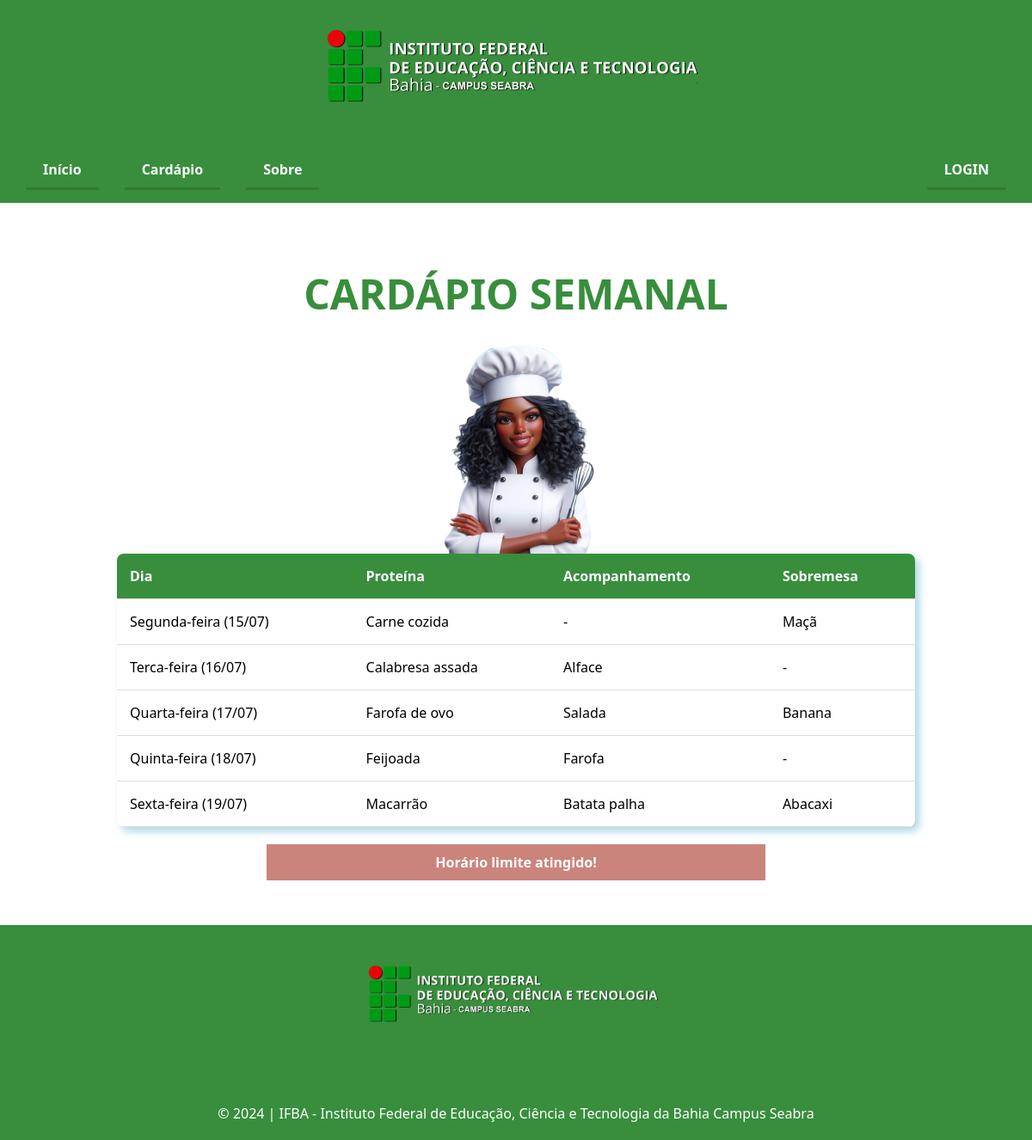
Page /View/cardapio.php on the committed database.
### tables this page shows
CREATE TABLE IF NOT EXISTS `cardapio` (
  `id` int NOT NULL AUTO_INCREMENT,
  `data_refeicao` date NOT NULL,
  `dia` varchar(255) NOT NULL,
  `principal` varchar(255) NOT NULL,
  `acompanhamento` varchar(255) NOT NULL,
  `sobremesa` varchar(255) NOT NULL,
  `ind_excluido` tinyint(1) NOT NULL DEFAULT '0',
  PRIMARY KEY (`id`)
);

### Controller/controller.php (called while the page is built, shortened)
<?php
    class LoginController {
        public $model;
        public function __construct() {
            $path = realpath(__DIR__ . "/..");
            require($path . "/Model/model.php");
            $this->model = new LoginModel();
        }
        public function getCardapio() : array {
            return $this->model->getCardapio();
        }
        public function getTime() : string {
            return $this->model->getTime();
        }
    }
?>

### Model/model.php (called while the page is built, shortened)
<?php
    class LoginModel {
        public $conn;
        public function __construct() {
            require("connect.php");
            $this->conn = $conn;
        }
        public function getCardapio() : array {
            $sql = "SELECT * FROM cardapio WHERE ind_excluido = 0 ORDER BY data_refeicao";
            $result = $this->conn->query($sql);
            if ($result->num_rows > 0) {
                $cardapio = array_fill(0, 5, null);
                while ($row = $result->fetch_assoc()) {
                    $dia = "";
                    switch ($row['dia']) {
                        case "segunda":
                            $dia = 0; break;
                        case "terca":
                            $dia = 1; break;
                        case "quarta":
                            $dia = 2; break;
                        case "quinta":
                            $dia = 3; break;
                        case "sexta":
                            $dia = 4; break;
                    }
                    $cardapio[$dia] = array(
                        "dia" => $row['dia'],
                        "data" => $row['data_refeicao'],
                        "principal" => $row['principal'],
                        "acompanhamento" => $row['acompanhamento'],
                        "sobremesa" => $row['sobremesa']
                    );
                }
                for ($c = 0; $c < count($cardapio); $c++) {
                    if ($cardapio[$c] == null) {
                        $diaTemp = "";
                        switch (array_search($cardapio[$c], $cardapio)) {
                            case 0:
                                $diaTemp = 'Segunda'; break;
                            case 1:
                                $diaTemp = 'Terça'; break;
                            case 2:
                                $diaTemp = 'Quarta'; break;
                            case 3:
                                $diaTemp = 'Quinta'; break;
                            case 4:
                                $diaTemp = 'Sexta'; break;
                        }
                        $cardapio[$c] = array(
                            "dia" => $diaTemp,
                            "data" => '',
                            "principal" => '-',
                            "acompanhamento" => '-',
                            "sobremesa" => '-'
                        );
                    }
                }
                return $cardapio;
            } else {
                return array(null);
            }
        }
        public function getTime() : string {
            $sql = "SELECT * FROM horario_padrao WHERE fim_vig IS NULL";
            $result = $this->conn->query($sql);
            $response = "";
            while ($row = $result->fetch_assoc()) { $response = $row['horario']; }
            return $response;
        }
    }
?>

### View/cardapio.php (the view, shortened to what this page needs)
<?php
    require("../Controller/controller.php");
    $controller = new LoginController();
?>
<!DOCTYPE html>
<html lang="pt-br">
<head>
    <link rel="stylesheet" href="css/cardapio.css">
</head>
<body>
    <header class="session-1"> <a href='https://portal.ifba.edu.br/seabra' target='_blank'> <img class="img-logo" src='../assets/1b1210fdf4454600bea220983da0cc63.png' alt='logo-ifba-seabra' draggable='false'> </a> </header>
    <?php include_once("process/navbar.php"); showNav("default"); ?>
    <div class="container">
        <h1>CARDÁPIO SEMANAL</h1>
        <img src="../assets/_a865d40c-77b6-4702-b2aa-50249d59935d-removebg-preview.png" alt="Imagem do Boneco" class="image2" draggable="false">
        <table>
            <?php
                $cardapio = $controller->getCardapio();
                if ($cardapio[0] != null) {
                    echo "
                        <thead>
                            <tr>
                                <th>Dia</th>
                                <th>Proteína</th>
                                <th>Acompanhamento</th>
                                <th>Sobremesa</th>
                            </tr>
                        </thead>
                        <tbody>";
                    foreach ($cardapio as $dia) {
                        if ($dia['principal'] != 'Sem refeição') {
                            $data = date("d/m", strtotime($dia['data']));
                            $newDia = ucfirst($dia['dia']) . "-feira";
                            echo "<tr>";
                            echo "<td>$newDia ($data)</td>";
                        } else {
                            echo "<tr>";
                            echo "<td>{$dia['dia']}</td>";
                        }
                        echo "<td>{$dia['principal']}</td>";
                        echo "<td>{$dia['acompanhamento']}</td>";
                        echo "<td>{$dia['sobremesa']}</td>";
                        echo "</tr>";
                    }
                    echo "</tbody>";
                    echo "</table>";
                }
            ?>
        <?php
            if ($_SESSION['category'] == "adm" && $cardapio[0] != null) {
                echo "<div class='separador'>";
                echo "<div class='button-group'>";
                echo "<button class='button excluir' onclick='cardapio_popup()'>Excluir</button>";
                echo "<a href='cardapio-alterar.php'><button class='button editar'>Editar</button></a>";
                echo "</div>";
                echo "</div>";
            } else if ($_SESSION['category'] == "adm" && $cardapio[0] == null) {
                echo "<h3 class='null'>O cardápio ainda está vazio. Adicione um agora</h3>";
                echo "<a href='cardapio-criar.php'><button class='button'>Adicionar cardápio</button></a>";
            } else if ($_SESSION['category'] != "adm" && $cardapio[0] != null) {
                $current_time = date("H:m:s");
                $horario_padrao = $controller->getTime();
                if ($current_time > $horario_padrao) {
                    echo "<span class='horario-limite'>Horário limite atingido!</span>";
                } else {
                    echo "<a href='cardapio-reserva.php'><button class='button'>Quero almoçar!</button></a>";
                }
            } else if ($_SESSION['category'] != "adm" && $cardapio[0] == null) {
                echo "<h3 class='null'>O cardápio ainda está vazio. Aguarde por atualizações.</h3>";
            }
        ?>
    </div>
    <footer class="rodape">
        <div>
            <img src="../assets/1b1210fdf4454600bea220983da0cc63.png" alt="logo-ifba-seabra" class="logo img-logo" draggable="false">
        </div>
        <div class="copyright">
          <p>&copy; 2024 | IFBA - Instituto Federal de Educação, Ciência e Tecnologia da Bahia
            Campus Seabra</p>
        </div>
    </footer>
</body>
</html>

### View/process/navbar.php (shortened to what this page needs)
<?php
    function showNav($call) {
        $protocol = isset($_SERVER['HTTPS']) && $_SERVER['HTTPS'] === 'on' ? 'https' : 'http';
        $host = $_SERVER['HTTP_HOST'];
        $rootUrl = $protocol . '://' . $host . "/carteirinha-IFBA";
        $cardapio = "$rootUrl/View/cardapio.php";
        $index = "$rootUrl/index.php";
        $logout = "$rootUrl/View/process/logout.php";
        $login = "$rootUrl/View/login.php";
        $sobre = "$rootUrl/View/sobre.php";
        $admin = "$rootUrl/View/painel-administrador.php";
        if (isset($_SESSION['logged_in'])) {
            if ($_SESSION['logged_in'] && $_SESSION['category'] == "adm") {
                $nome = $_SESSION['user'];
                $text = "<div class='right'><a class='button-admin' href='$admin'>Administrador(a)</a><a href='$logout'>Logado como <strong>$nome!</strong></a></div>";
            } else if ($_SESSION['logged_in']) {
                $nome = $_SESSION['user'];
                $text = "<div class='right'><a title='Clique para sair' href='$logout'>Logado como <strong>$nome!</strong></a></div>";
            } else {
                $text = "<div class='right'><a href='$login'>LOGIN</a></div>";
            }
        }
        if ($call == "login") {
            echo "<nav><div><a href='$index'>Início</a><a href='$cardapio'>Cardápio</a><a href='$sobre'>Sobre</a></div></nav>";
        } else {
            echo "<nav><div><a href='$index'>Início</a><a href='$cardapio'>Cardápio</a><a href='$sobre'>Sobre</a></div>$text</nav>";
        }
    }
?>

### View/css/cardapio.css (style rules this page uses)
.right { margin-left: auto; }
.container { display: flex; flex-direction: column; justify-content: center; align-items: center; min-height: 100vh; margin: 20px; position: relative; }
table { width: 80%; border-collapse: collapse; margin: 20px; box-shadow: 5px 5px 10px lightblue; background-color: #fff; border-radius: 8px; overflow: hidden; }
th, td { padding: 15px; text-align: left; border-bottom: 1px solid #ddd; }
th { background-color: #388E3C; color: #fff; }
h1 { font-size: 48px; margin: 20px 0; text-align: center; color: #388E3C; }
.image2 { margin-bottom: -20px; max-width: 100%; max-height: 250px; }
.horario-limite { text-align: center; font-weight: 600; background-color: rgb(202, 132, 124); width: 50%; padding: 10px; color: white; }

### View/css/style.css (style rules this page uses)
:root { --light-green: #388E3C; --dark-green: #274E13; --medium-green: #337A30; --gray: #706f6f; --salmon: #f75252; --medium-salmon: #d63838; }
*, *::after, *::before { margin: 0; padding: 0; box-sizing: border-box; font-family: 'Segoe UI', Tahoma, Geneva, Verdana, sans-serif; }
.session-1 { display: flex; flex-direction: column; justify-content: center; align-items: center; background-color: #388E3C; color: white; }
nav { background-color: #388E3C; color: #fff; padding: 15px; text-align: center; display: flex; justify-content: space-between; align-items: center; }
nav a { text-decoration: none; color: #fff; font-size: 16px; font-weight: bold; margin: 0 15px; display: inline-block; padding: 10px 20px; cursor: pointer; border-bottom: 3px solid var(--medium-green); transition: all 0.3s ease; }
.right { margin-left: auto; }
.logo { width: 400px; height: auto; }
.copyright { text-align: center; }
img { user-select: none; }
h1, h2, h3, h4, h5, h6 { margin: 0; }
.rodape { background-color: #388E3C; color: #fff; padding: 20px; height: 250px; display: flex; flex-direction: column; align-items: center; justify-content: space-between; }
a { text-decoration: none; }

### rows in the picture
cardapio: dia "Segunda-feira", data_refeicao "15/07", principal "Carne cozida", acompanhamento "-", sobremesa "Maçã"
cardapio: dia "Terca-feira", data_refeicao "16/07", principal "Calabresa assada", acompanhamento "Alface", sobremesa "-"
cardapio: dia "Quarta-feira", data_refeicao "17/07", principal "Farofa de ovo", acompanhamento "Salada", sobremesa "Banana"
cardapio: dia "Quinta-feira", data_refeicao "18/07", principal "Feijoada", acompanhamento "Farofa", sobremesa "-"
cardapio: dia "Sexta-feira", data_refeicao "19/07", principal "Macarrão", acompanhamento "Batata palha", sobremesa "Abacaxi"
